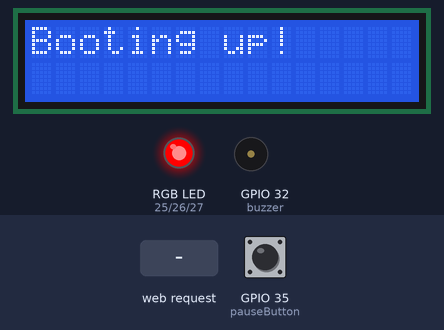
Bench run of a sketch on a simulated ESP32. Shown: 16×2 character LCD, an RGB LED mixed from three pins (HIGH = lit), buzzer (waves = sounding). The inputs (shaded band) are chosen by the test bench; at power-on: GPIO 35 (pauseButton) HIGH.

Above: at 2.6 s.
At 9.8 s:
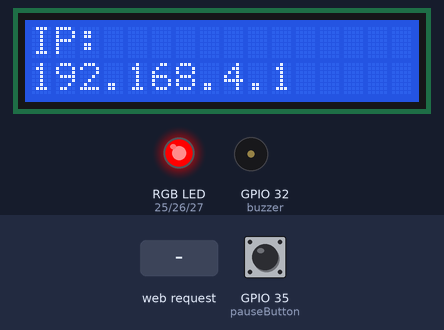
9.9 s: HTTP request GET /set received
At 12.0 s:
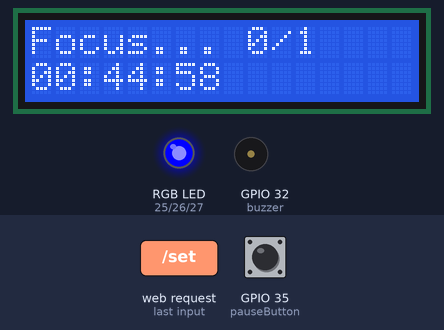
12.9 s: HTTP request GET / received
At 13.4 s:
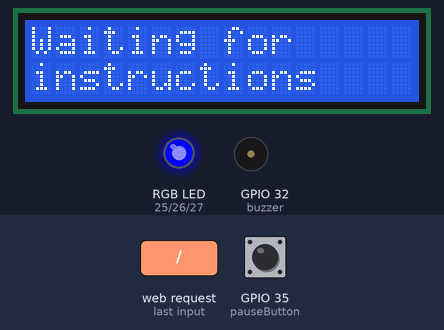
15.0 s: GPIO 35 (pauseButton) pulled LOW for 1 s
17.5 s: GPIO 35 (pauseButton) pulled LOW for 0.15 s
At 20.2 s:
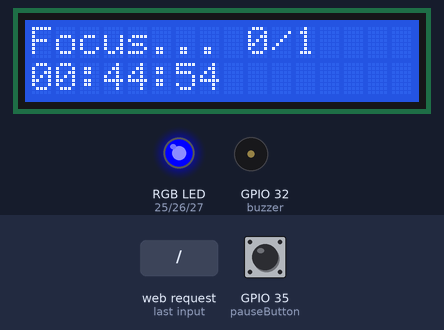
Timing chart, 0 to 21.6 s (numbered marks = the images above; inputs shaded):
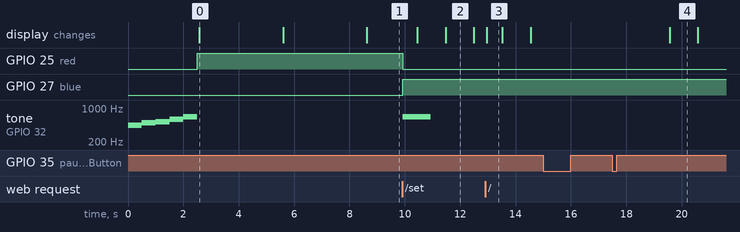

Measured:
- after the input at 9.9 s, GPIO 25 (red): HIGH → LOW at once; GPIO 27 (blue): LOW → HIGH at once; tone on GPIO 32 (buzzer): silent → 659 Hz at once, → silent 1.0 s later; the display: first changes after 0.55 s (image 2 shows a later state)
- after the input at 12.9 s, the display: changes after 0.05 s (image 3)
- after the input at 15.0 s, every drawn part: stays the same
- after the input at 17.5 s, the display: changes after 2.1 s (image 4)
- what the display in image 0 shows lasts 3.0 s, from 2.6 s to 5.6 s
- what the display in image 2 shows lasts 1.0 s, from 11.5 s to 12.5 s
- what the display in image 3 shows lasts 0.5 s, from 13.0 s to 13.5 s

The sketch:

sketch.ino
```cpp
#include <WiFi.h>
#include <LiquidCrystal_I2C.h>
#include <ESPAsyncWebServer.h>
#include <AsyncTCP.h>

LiquidCrystal_I2C lcd(0x27, 16, 2);

const char* ssid = "Pomodoro Timer";

const char* PARAM_SESSIONS = "sessions";
const char* PARAM_FOCUS = "focus";
const char* PARAM_BREAK = "break";

unsigned short int sessions, focusTime, breakTime, passedTime = 0, passedSessions = 0;
bool started = false;
bool focusing = true;

const unsigned short int red = 25, green = 26, blue = 27, pauseButton = 35, buzzer = 32;

AsyncWebServer server(80);


void lightRBG(int r, int g, int b) {
  analogWrite(red,   r);
  analogWrite(green, g);
  analogWrite(blue,  b);
}

String secondsToTimestamp(int totalSeconds) {
    // Calculate hours, minutes, and seconds
    int hours = totalSeconds / 3600;
    int minutes = (totalSeconds % 3600) / 60;
    int seconds = totalSeconds % 60;

    // Format the timestamp as a string
    char timestamp[9]; // "hh:mm:ss" requires 9 characters including null terminator
    snprintf(timestamp, sizeof(timestamp), "%02d:%02d:%02d", hours, minutes, seconds);

    return String(timestamp);
}

int stringToInt(const String& str) {
    int result = 0;
    bool isNegative = false;
    int i = 0;

    // Check if the number is negative
    if (str[0] == '-') {
        isNegative = true;
        i++;
    }

    // Convert each character to its numeric value
    for (; i < str.length(); i++) {
        char c = str[i];
        if (c < '0' || c > '9') {
            // Handle invalid characters (optional)
            return 0; // or any other error handling
        }
        result = result * 10 + (c - '0');
    }

    return isNegative ? -result : result;
}

void printOnLCD(auto message, int row, int col) {
  lcd.setCursor(col, row);
  lcd.print(message);
}

String getPage(String content) {
  String html = "<!DOCTYPE html><html><head>";
  // ... styling and navigation ...
  html += content;
  html += "</div></body></html>";
  return html;
}

void playIntro() {
  tone(buzzer, 440);
  delay(500);
  tone(buzzer, 494);
  delay(500);
  tone(buzzer, 523);
  delay(500);
  tone(buzzer, 587);
  delay(500);
  tone(buzzer, 659);
  delay(500);
  noTone(buzzer);
}

void playUpdateSound() {
  tone(buzzer, 659, 500);
  delay(500);
  tone(buzzer, 659, 500);
}

void setup(){
  Serial.begin(115200);

  pinMode(red, OUTPUT);
  pinMode(green, OUTPUT);
  pinMode(blue, OUTPUT);

  pinMode(pauseButton, INPUT);

  pinMode(buzzer, INPUT_PULLUP);

  playIntro();

  lightRBG(255, 0, 0);

  lcd.init();
  lcd.backlight();

  printOnLCD("Booting up!", 0, 0);

  delay(3000);
  lcd.clear();

  WiFi.softAP(ssid);
  server.on("/", HTTP_GET, [] (AsyncWebServerRequest *request) {
    String content = R"rawliteral(
        <meta charset="UTF-8">
        <meta name="viewport" content="width=device-width, initial-scale=1.0">
        <title>Pomodoro Timer</title>
        <style>
          body {
            font-family: 'Arial', sans-serif;
            background-color: #F2F2F2; /* Off-white background */
            margin: 0;
            padding: 0;
            display: flex;
            justify-content: center;
            align-items: center;
            min-height: 100vh;
          }

          .container {
            background: #FFFFFF; /* White box */
            color: #1D3461; /* Deep Blue */
            max-width: 400px;
            width: 90%;
            padding: 30px;
            border-radius: 15px;
            box-shadow: 0 10px 30px rgba(0, 0, 0, 0.1);
          }

          h1 {
            color: #1D3461; /* Deep Blue */
            text-align: center;
            font-size: 2.5em;
            margin-bottom: 20px;
          }

          form {
            display: flex;
            flex-direction: column;
            gap: 15px;
          }

          .input-group {
            display: flex;
            justify-content: space-between;
            align-items: center;
          }

          label {
            color: #1D3461;
            font-size: 1.2em;
          }

          input[type="number"] {
            width: 80px;
            padding: 8px;
            border: none;
            border-bottom: 2px solid #1D3461; /* Deep Blue border */
            background: transparent;
            color: #1D3461;
            font-family: 'Arial', sans-serif;
            font-size: 1em;
            text-align: center;
          }

          input[type="submit"] {
            width: 100%;
            padding: 12px;
            background-color: #F1C40F; /* Yellow Accent */
            color: #1D3461;
            border: none;
            border-radius: 5px;
            cursor: pointer;
            font-size: 1.5em;
            font-weight: bold;
            transition: all 0.3s ease;
            box-shadow: 0 4px 6px rgba(0, 0, 0, 0.1);
          }

          input[type="submit"]:hover {
            background-color: #D4AC0D; /* Darker yellow for hover */
          }

          @media (max-width: 480px) {
            h1 {
              font-size: 2em;
            }

            label {
              font-size: 1em;
            }

            input[type="number"] {
              width: 70px;
            }

            input[type="submit"] {
              font-size: 1.2em;
            }
          }
        </style>
      </head>
      <body>
        <div class="container">
          <h1>Pomodoro Timer</h1>
          <form action="/set">
            <div class="input-group">
              <label for="sessions">Sessions:</label>
              <input type="number" name="sessions" id="sessions" min="1">
            </div>
            <div class="input-group">
              <label for="focus">Focus (min):</label>
              <input type="number" name="focus" id="focus" min="1">
            </div>
            <div class="input-group">
              <label for="break">Break (min):</label>
              <input type="number" name="break" id="break" min="1">
            </div>
            <input type="submit" value="Start">
          </form>
    )rawliteral";

    lcd.clear();
    printOnLCD("Waiting for", 0, 0);
    printOnLCD("instructions", 1, 0);

    request->send(200, "text/html", getPage(content));
  });
  server.on("/set", HTTP_GET, [] (AsyncWebServerRequest *request) {
    String sessionsStr, focusTimeStr, breakTimeStr;
    if (request->hasParam(PARAM_SESSIONS)) {
      sessionsStr = request->getParam(PARAM_SESSIONS)->value();
    } else {
      sessionsStr = "1";
    }
    if (request->hasParam(PARAM_FOCUS)) {
      focusTimeStr = request->getParam(PARAM_FOCUS)->value();
    } else {
      focusTimeStr = "45";
    }
    if (request->hasParam(PARAM_BREAK)) {
      breakTimeStr = request->getParam(PARAM_BREAK)->value();
    } else {
      breakTimeStr = "15";
    }

    passedTime = 0;
    passedSessions = 0;
    focusing = true;
    sessions = stringToInt(sessionsStr);
    focusTime = stringToInt(focusTimeStr)*60;
    breakTime = stringToInt(breakTimeStr)*60;
    started = true;

    lightRBG(0, 0, 255);
    playUpdateSound();


    // Respond with a confirmation message
    request->send(200, "text/html", "Settings received:<br>"
                                     "Sessions: " + sessionsStr + "<br>"
                                     "Focus Time: " + focusTimeStr + "<br>"
                                     "Break Time: " + breakTimeStr +
                                     "<br><a href=\"/\">Return to Home Page</a>");
  });
  server.begin();

  printOnLCD("Connect to WIFI", 0, 0);
  printOnLCD("Pomodoro Timer", 1, 0);

  delay(3000);
  lcd.clear();


  IPAddress IP = WiFi.softAPIP();
  printOnLCD("IP:", 0, 0);
  printOnLCD(IP, 1, 0);
}

void loop(){

  if (digitalRead(pauseButton) == LOW) {
    started = !started;
    delay(2000);
  }

  if (started) {
    passedTime++;

    if (passedTime == focusTime && focusing) {
      passedTime = 0;
      focusing = false;
      lightRBG(0, 255, 0);
      playUpdateSound();
    }
    if (passedTime == breakTime && !focusing) {
      passedSessions++;
      passedTime = 0;
      focusing = true;
      lightRBG(0, 0, 255);
      playUpdateSound();
    }

    lcd.clear();


    if (passedSessions == sessions) {
      started = false;
      lcd.clear();
      printOnLCD("Great job!", 0, 0);
      playUpdateSound();
      delay(500);
      playUpdateSound();

    } else if (focusing) {
      String msg = "Focus... ";
      msg += passedSessions;
      msg += "/";
      msg += sessions;
      printOnLCD(msg, 0, 0);
      printOnLCD(secondsToTimestamp(focusTime - passedTime), 1, 0);

    } else if (!focusing) {
      String msg = "Relax... ";
      msg += passedSessions;
      msg += "/";
      msg += sessions;
      printOnLCD(msg, 0, 0);
      printOnLCD(secondsToTimestamp(breakTime - passedTime), 1, 0);
    }
    delay(1000);
  }
}
```
